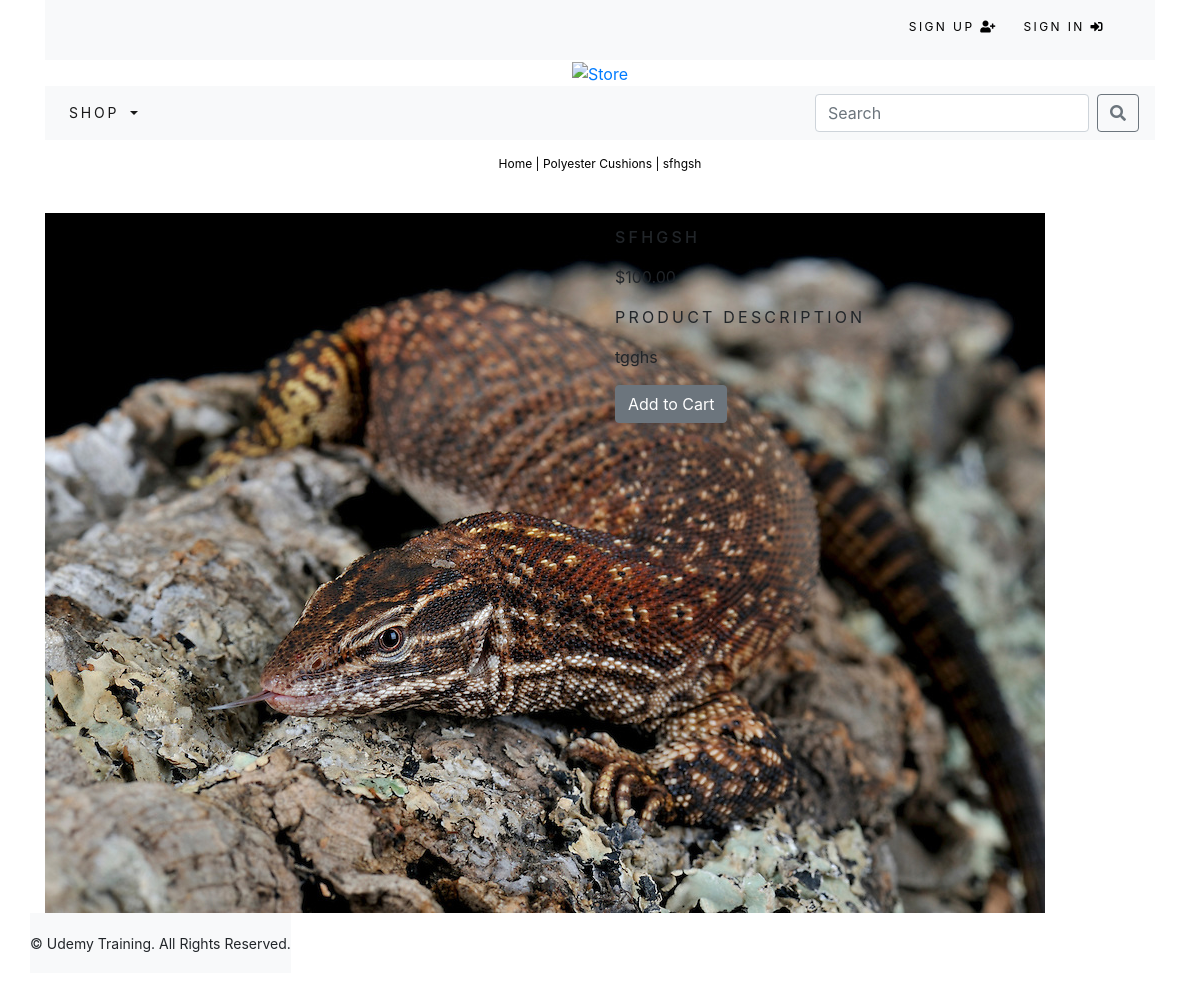
The page /shop/Polyester-Cushions/sfhgsh/ on the database its author committed.
### shop/models.py (models this page shows, shortened)
class Product(models.Model):
	name = models.CharField(max_length=250, unique=True)
	slug = models.SlugField(max_length=250, unique=True)
	description = models.TextField(blank=True)
	category = models.ForeignKey(Category, on_delete=models.CASCADE)
	price = models.DecimalField(max_digits=10, decimal_places=2)
	image = models.ImageField(upload_to='product', blank=True)
	stock = models.IntegerField()
	available = models.BooleanField(default=True)
	created = models.DateTimeField(auto_now_add=True)
	updated = models.DateTimeField(auto_now=True)
	class Meta:
		ordering = ('name',)
		verbose_name = 'product'
		verbose_name_plural = 'products'

class Category(models.Model):
	name = models.CharField(max_length=250, unique=True)
	slug = models.SlugField(max_length=250, unique=True)
	description = models.TextField(blank=True)
	image = models.ImageField(upload_to='category', blank=True)
	class Meta:
		ordering = ('name',)
		verbose_name = 'category'
		verbose_name_plural = 'categories'
	def get_url(self):
		return reverse('shop:products_by_category', args=[self.slug])
	def __str__(self):
		return '{}'.format(self.name)

### shop/views.py (the view)
# urls.py: path('<slug:c_slug>/<slug:product_slug>/', views.ProdCatDetail, name='ProdCatDetail'),
def ProdCatDetail(request,c_slug,product_slug):
	try:
		product = Product.objects.get(category__slug=c_slug,slug=product_slug)
	except Exception as e:
		raise e
	return render(request,'shop/product.html', {'product':product})

### cart/context_processors.py (called while the page is built)
def counter(request):
    item_count = 0
    if 'admin' in request.path:
        return {}
    else:
        try:
            cart = Cart.objects.filter(cart_id=_cart_id(request))
            cart_items = CartItem.objects.all().filter(cart=cart[:1])
            for cart_item in cart_items:
                item_count += cart_item.quantity
        except Cart.DoesNotExist:
            item_count = 0
    return dict(item_count = item_count)

### cart/views.py (called while the page is built)
def _cart_id(request):
	cart = request.session.session_key
	if not cart:
		cart = request.session.create()
	return cart

### shop/context_processors.py (called while the page is built)
def menu_links(request):
        links = Category.objects.all()
        return dict(links=links)

### shop/templates/shop/product.html (shortened to what this page needs)
{% extends "base.html" %}
{% load staticfiles %}
{% block content %}
	<div class="row my_prod_row_class">
		<div class="mx-auto">
			<p><a href="{% url 'shop:allProdCat' %}">Home</a> | <a href="{{ product.category.get_url }}">{{ product.category }}</a> | {{ product.name }}</p>
		</div>
		<div class="container">
			<br>
			<div class="row">
				<div class="col-12 col-sm-12 col-md-12 col-lg-6 text-center">
					<div div style="min-width: 18rem">
						<img src="{{product.image.url}}" alt="{{product.name}}">
					</div>
				</div>
				<div class="col-12 col-sm-12 col-md-12 col-lg-6">
					<div>
						<h1 class="my_prod_title">{{product.name}}</h1>
						<p>${{product.price}}</p>
						<p class="my_title">Product Description</p>
						<p class="text-justify my_prod_text">{{product.description}}</p>
						{% if product.stock <= 0 %}
							<p class="text-justify my_prod_text"><b>Out of Stock</b></p>
						{% else %}
							<a class= "btn btn-secondary" href="{% url 'cart:add_cart' product.id %}">Add to Cart</a>
						{% endif %}
			</div>
		</div>
	</div>
{% endblock %}

### static/css/custom.css (style rules this page uses)
body { font-family: 'Roboto', sans-serif; }
.my_title { font-size: 16px; text-transform: uppercase; letter-spacing: .2em; }
.my_prod_row_class { padding-top: 15px; padding-bottom: 20px; }
.my_prod_row_class .mx-auto p { color: #000; font-size: 12px; }
.my_prod_row_class .mx-auto p a { color: #000; font-size: 12px; text-decoration: none; }
.my_prod_title { font-size: 16px; text-transform: uppercase; letter-spacing: .2em; padding-top: 15px; padding-bottom: 10px; }
.my_prod_text { padding-right: 20px; }

### rows shown on the page
Product: category "Polyester Cushions", name "sfhgsh", image (picture), name "SFHGSH", price "100.00", description "tgghs"
